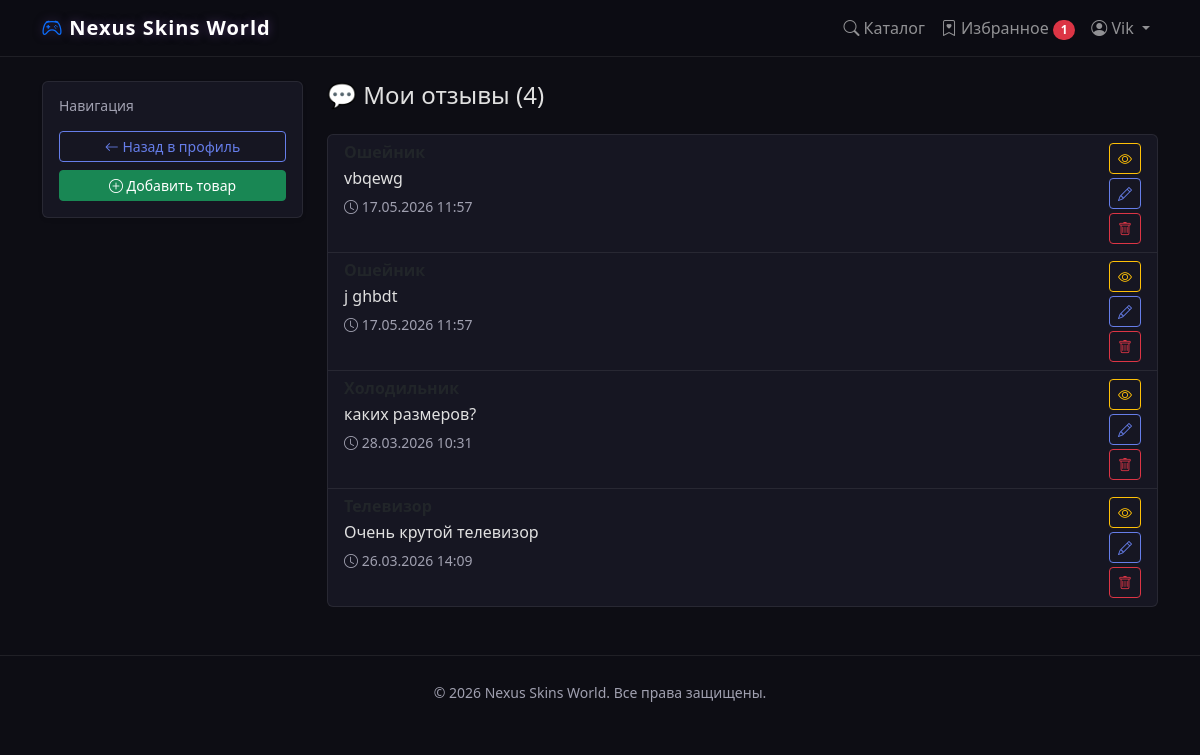
Before: /profile/comments/ (signed in) with the older database file.
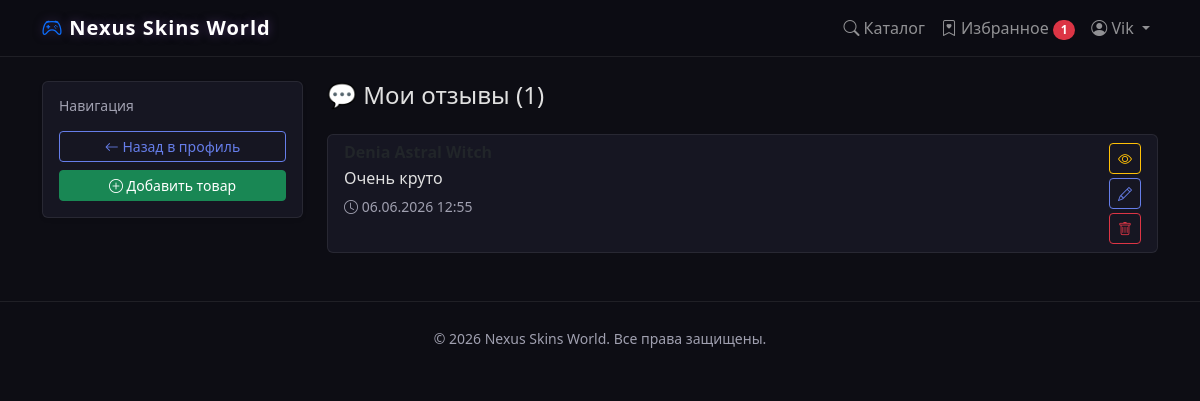
After: the same page with the newer database file.
### marketplace/models.py (models this page shows, shortened)
class Comment(models.Model):
    marketplace = models.ForeignKey(Marketplace, on_delete=models.CASCADE, verbose_name='Статья')
    user = models.ForeignKey(User, on_delete=models.CASCADE, verbose_name='Пользователь')
    text = models.TextField(verbose_name='Комментарий')
    created_at = models.DateTimeField(auto_now_add=True, verbose_name='Дата создания')
    class Meta:
        verbose_name = 'Комментарий'
        verbose_name_plural = 'Комментарии'

### marketplace/views.py (the view)
# urls.py: path('profile/comments/', views.profile_comments, name='profile_comments'),
@login_required
def profile_comments(request):
    comments = Comment.objects.filter(user=request.user).select_related('marketplace').order_by('-created_at')
    return render(request, 'marketplaces/profile_comments.html', {'comments': comments})

### marketplace/templates/marketplaces/profile_comments.html (shortened to what this page needs)
{% extends 'base.html' %}
{% block content %}
<div class="row">
    <div class="col-lg-3 mb-4">
        <div class="card shadow-sm">
            <div class="card-body">
                <h6 class="card-title small text-muted mb-3">Навигация</h6>
                <div class="d-grid gap-2">
                    <a href="{% url 'marketplace:profile' %}" class="btn btn-outline-primary btn-sm">
                        <i class="bi bi-arrow-left"></i> Назад в профиль
                    </a>
                    <a href="{% url 'marketplace:profile_add' %}" class="btn btn-success btn-sm">
                        <i class="bi bi-plus-circle"></i> Добавить товар
                    </a>
                </div>
            </div>
        </div>
    </div>
    <div class="col-lg-9">
        <div class="d-flex justify-content-between align-items-center mb-3">
            <h4>💬 Мои отзывы ({{ comments.count }})</h4>
        </div>
        {% if comments %}
        <div class="list-group">
            {% for comment in comments %}
            <div class="list-group-item list-group-item-action">
                <div class="d-flex justify-content-between align-items-start">
                    <div class="flex-grow-1">
                        <h6 class="mb-1">
                            <a href="{% url 'marketplace:marketplace_detail' comment.marketplace.pk %}"
                               class="text-decoration-none text-dark fw-bold">
                            </a>
                        </h6>
                        <p class="mb-1">{{ comment.text|linebreaksbr }}</p>
                        <small class="text-muted">
                            <i class="bi bi-clock"></i> {{ comment.created_at|date:"d.m.Y H:i" }}
                        </small>
                    </div>
                    <div class="ms-3 d-flex flex-column gap-1">
                        <a href="{% url 'marketplace:marketplace_detail' comment.marketplace.pk %}"
                        class="btn btn-sm btn-outline-warning"
                        title="Перейти к товару">
                            <i class="bi bi-eye"></i>
                        </a>
                        <a href="{% url 'marketplace:profile_comment_edit' comment.id %}"
                        class="btn btn-sm btn-outline-primary"
                        title="Редактировать отзыв">
                            <i class="bi bi-pencil"></i>
                        </a>
                        <a href="{% url 'marketplace:profile_comment_delete' comment.id %}"
                        class="btn btn-sm btn-outline-danger"
                        title="Удалить отзыв">
                            <i class="bi bi-trash"></i>
                        </a>
                    </div>
                </div>
            </div>
            {% endfor %}
        </div>
        {% else %}
        <div class="alert alert-info">
            <i class="bi bi-chat-square"></i> Вы пока не оставляли отзывы.
            <a href="{% url 'marketplace:marketplace_list' %}" class="alert-link">Перейти к товарам</a>.
        </div>
        {% endif %}
    </div>
</div>
{% endblock %}

Changed rows visible on the page:
removed Comment: text "vbqewg", created_at "17.05.2026 11:57"
removed Comment: text "j ghbdt", created_at "17.05.2026 11:57"
removed Comment: text "каких размеров?", created_at "28.03.2026 10:31"
removed Comment: text "Очень крутой телевизор", created_at "26.03.2026 14:09"
added Comment: text "Очень круто", created_at "06.06.2026 12:55"
Other visible differences:
{{ comments.count }}: "4" → "1"
